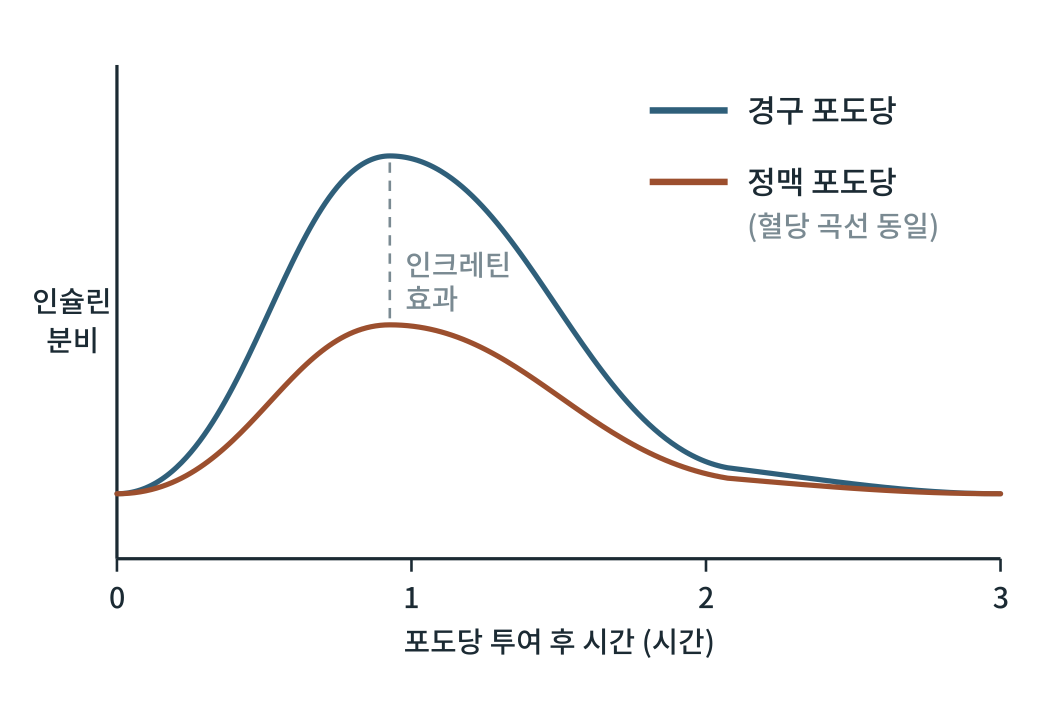
#> input picture obese2/figures2/out/그림19-1.png, 2079 x 1403 px (shown at 1/2 size)
$ python fig19-1.py
#> lines starting #> are read from the running program, lines starting #| are printed output that depends on the picture
### obese2/figures/scripts/figlib.py
# -*- coding: utf-8 -*-
"""생물·의학 대중서 그림 생성 라이브러리 (좌표 명시 SVG) — biofig_kit (원본: 「인삼과 암치유」 2026-09)

좌표계: viewBox 폭 800, 출력 폭 120mm  →  1단위 = 0.15mm = 0.425pt
  · 글자 최소 22단위(≈9.4pt).  book1.md 기준(700폭에서 18 = 8.2pt)보다 엄격하다.
  · 제목 26 이상, 수치 강조 28 이상 권장.
모든 글자의 예상 경계상자를 기록해 두었다가 save() 때
  ① 글자↔글자 겹침  ② 캔버스 밖 넘침  ③ 상자 넘침(tbox)  ④ 글자 위에 나중에 그린 불투명 도형
을 검사해 WARN에 쌓는다.  report()가 0건이어야 완성이다.

색 규칙(책 전체 통일, 흑백 인쇄에서도 명도 차로 구분):
  정상세포·일반구조 = BLUE 계열,  암세포 = WARM 계열,  면역세포 = GREEN 계열,
  인삼·진세노사이드 = GOLD 계열,  보조선·주석 = GRAY
"""
import os, math

UNIT_PT = 120.0 / 800 * 72 / 25.4
MIN_FS = 22
FONT = "'Noto Sans CJK KR',sans-serif"

INK    = '#1b2a33'
BLUE   = '#2f5f7a'; LBLUE = '#dbe7ee'; FILL = '#eef3f6'
GRAY   = '#7a8a92'; LGRAY = '#f2f4f5'; MGRAY = '#c9d1d5'
WARM   = '#9c4f2e'; LWARM = '#f3e3da'; MWARM = '#d9a48a'
GREEN  = '#3b6a4f'; LGREEN = '#e1ede5'; MGREEN = '#9cc0a9'
GOLD   = '#8a6a2c'; LGOLD = '#f3ead6'; MGOLD = '#d6bd84'
WHITE  = '#ffffff'

WARN = []


def _w(s, fs):
    """문자열 렌더링 폭 추정(단위). 한글·한자=1.0em, 영문·숫자=0.58em, 좁은 기호=0.32em"""
    t = 0.0
    for c in s:
        o = ord(c)
        if o > 0x1100 and not (0x2000 <= o <= 0x206f):
            t += 1.0
        elif c == ' ':
            t += 0.32
        elif c in 'ilj.,·|()[]:;\'"!':
            t += 0.32
        elif c in 'mwMW':
            t += 0.85
        else:
            t += 0.58
    return t * fs


def _ov(a, b):
    ix = min(a[2], b[2]) - max(a[0], b[0])
    iy = min(a[3], b[3]) - max(a[1], b[1])
    if ix <= 0 or iy <= 0:
        return 0.0
    sa = (a[2] - a[0]) * (a[3] - a[1]); sb = (b[2] - b[0]) * (b[3] - b[1])
    return ix * iy / max(1e-6, min(sa, sb))


class Fig:
    def __init__(self, name, h, w=800):
        self.name, self.w, self.h = name, w, h
        self.parts = []
        self.texts = []      # (box, s, order)
        self.shapes = []     # (box, order)  불투명 도형
        self.order = 0
        self.minfs = 999

    def _add(self, svg, box=None, opaque=False):
        self.parts.append(svg)
        if box and opaque:
            self.shapes.append((box, self.order))
        self.order += 1

    # ── 기본 도형 ──────────────────────────────────────────────
    # [17 lines left out: functions rect, circle, ellipse, not called in this run]

    def line(self, x1, y1, x2, y2, stroke=GRAY, sw=2, dash=None):
        d = f' stroke-dasharray="{dash}"' if dash else ''
        self._add(f'<line x1="{x1}" y1="{y1}" x2="{x2}" y2="{y2}" stroke="{stroke}" stroke-width="{sw}"{d}/>')

    def path(self, d, stroke=BLUE, sw=2.5, fill='none', dash=None, opacity=1):
        da = f' stroke-dasharray="{dash}"' if dash else ''
        op = f' opacity="{opacity}"' if opacity != 1 else ''
        self._add(f'<path d="{d}" fill="{fill}" stroke="{stroke}" stroke-width="{sw}" '
                  f'stroke-linejoin="round" stroke-linecap="round"{da}{op}/>')

    # [4 lines left out: function poly, not called in this run]

    def raw(self, svg):
        """직접 작성한 SVG 조각(겹침 검사 대상 아님 — 글자는 반드시 text()로 넣을 것)"""
        self._add(svg)

    def text(self, x, y, s, fs=24, weight=400, anchor='middle', color=INK, italic=False, check=True):
        if fs < MIN_FS:
            WARN.append(f'{self.name}: 글자 크기 {fs} < {MIN_FS} «{s[:20]}»')
            fs = MIN_FS
        self.minfs = min(self.minfs, fs)
        it = ' font-style="italic"' if italic else ''
        esc = s.replace('&', '&amp;').replace('<', '&lt;').replace('>', '&gt;')
        w = _w(s, fs)
        x0 = x - w / 2 if anchor == 'middle' else (x - w if anchor == 'end' else x)
        box = (x0, y - fs * 0.80, x0 + w, y + fs * 0.18)
        if check:
            self.texts.append((box, s, self.order))
        self._add(f'<text x="{x}" y="{y}" font-family="{FONT}" font-size="{fs}" font-weight="{weight}" '
                  f'text-anchor="{anchor}" fill="{color}"{it}>{esc}</text>')
        return box

    # [83 lines left out: functions lines, arrow, carrow, inhibit, tbox, callout and 3 more, not called in this run]

    # ── 저장 ──────────────────────────────────────────────────
    def _check(self):
        T = self.texts
        for i in range(len(T)):
            for j in range(i + 1, len(T)):
                r = _ov(T[i][0], T[j][0])
                if r > 0.06:
                    WARN.append(f'{self.name}: 글자 겹침 {r:.0%} «{T[i][1][:16]}» ↔ «{T[j][1][:16]}»')
        for box, s, o in T:
            if box[0] < 2 or box[2] > self.w - 2 or box[1] < 2 or box[3] > self.h - 2:
                WARN.append(f'{self.name}: 캔버스 넘침 «{s[:20]}» x{box[0]:.0f}~{box[2]:.0f} y{box[1]:.0f}~{box[3]:.0f}')
            for sb, so in self.shapes:
                if so > o and _ov(box, sb) > 0.25:
                    WARN.append(f'{self.name}: 글자가 나중 도형에 가려짐 «{s[:20]}»')

    def save(self, outdir):
        self._check()
        mm_h = self.h / self.w * 120
        svg = (f'<svg xmlns="http://www.w3.org/2000/svg" viewBox="0 0 {self.w} {self.h}" '
               f'width="120mm" height="{mm_h:.1f}mm">'
               f'<rect x="0" y="0" width="{self.w}" height="{self.h}" fill="#ffffff"/>'
               + ''.join(self.parts) + '</svg>')
        os.makedirs(outdir, exist_ok=True)
        open(os.path.join(outdir, self.name), 'w', encoding='utf-8').write(svg)
        return self.name, self.minfs * UNIT_PT


# [18 lines left out: functions point_in_poly, contain, not called in this run]


def report(prefix=''):
    W = [w for w in WARN if w.startswith(prefix)] if prefix else WARN
    if W:
        print(f'⚠ 경고 {len(W)}건:')
        for w in W:
            print('  ', w)
    else:
        print('✓ 겹침·넘침·글자크기 경고 0건')
    return len(W)

### obese2/figures2/scripts/fig19-1.py
# -*- coding: utf-8 -*-
import os, sys
sys.path.insert(0, os.path.dirname(os.path.abspath(__file__)))
import figlib as F
from figlib import Fig, INK, BLUE, LBLUE, GRAY, WARM, LWARM, GREEN, LGREEN, GOLD, LGOLD
here = os.path.dirname(os.path.abspath(__file__)); OUT = os.path.join(here, "..", "svg")
f = Fig('fig19-1.svg', 540)
x0, x1, yb, yt = 90, 770, 430, 50
f.line(x0, yb, x1, yb, INK, 2.5); f.line(x0, yb, x0, yt, INK, 2.5)
for h in range(0, 4):
    x = x0 + (x1 - x0) * h / 3
    f.line(x, yb, x, yb + 10, INK, 2); f.text(x, yb + 38, str(h), 22, 'normal', 'middle')
f.text((x0 + x1) / 2, yb + 72, '포도당 투여 후 시간 (시간)', 22, 'normal', 'middle')
f.text(55, 240, '인슐린', 22, 'normal', 'middle'); f.text(55, 270, '분비', 22, 'normal', 'middle')
base = 380
# oral: large; IV: small (same plasma glucose)
oral = f'M {x0} {base} C 190 {base} 220 120 300 120 C 400 120 450 {base-40} 560 {base-20} C 640 {base-10} 700 {base} {x1} {base}'
iv = f'M {x0} {base} C 190 {base} 220 250 300 250 C 400 250 450 {base-30} 560 {base-12} C 640 {base-5} 700 {base} {x1} {base}'
f.path(oral, BLUE, 4); f.path(iv, WARM, 4)
f.line(500, 85, 560, 85, BLUE, 5); f.text(575, 94, '경구 포도당', 24, 'normal', 'start')
f.line(500, 140, 560, 140, WARM, 5); f.text(575, 149, '정맥 포도당', 24, 'normal', 'start')
f.text(575, 182, '(혈당 곡선 동일)', 22, 'normal', 'start', GRAY)
f.line(300, 125, 300, 245, GRAY, 2, '8 6')
f.text(312, 212, '인크레틴', 22, 'normal', 'start', GRAY)
f.text(312, 238, '효과', 22, 'normal', 'start', GRAY)
print(f.save(OUT)); F.report()
import cairosvg
from PIL import Image
o = os.path.join(here, '..', 'out')
cairosvg.svg2png(url=os.path.join(OUT, 'fig19-1.svg'), write_to=os.path.join(o, '그림19-1.png'), output_width=2079, background_color='white')
#> (this line was passed over: cairosvg is not available in this run)
Image.open(os.path.join(o, '그림19-1.png')).convert('L').save(os.path.join(o, '그림19-1-흑백.png'))
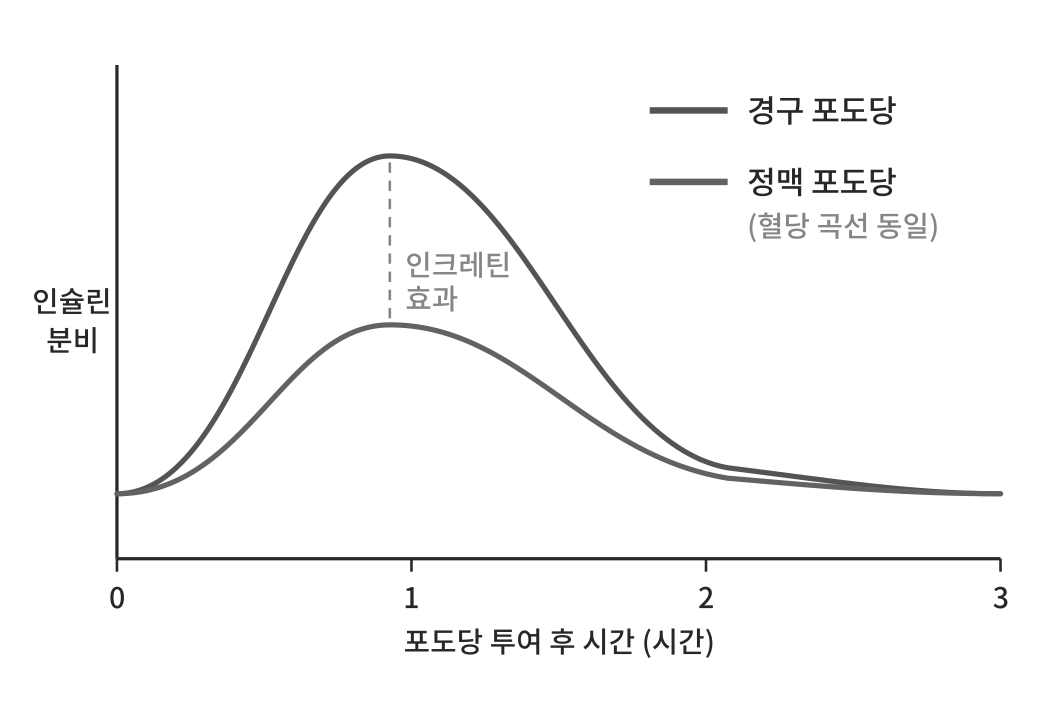
#> saved as 그림19-1-흑백.png: PIL image 2079x1403 L (shown at 1/2 size); min 39, max 255, mean 248.6

$ run again, with obese2/figures2/out/그림1-1.png copied over obese2/figures2/out/그림19-1.png
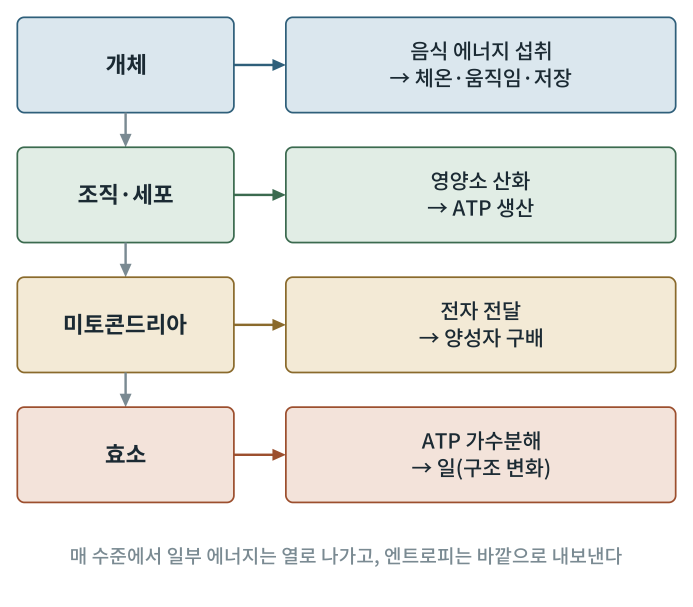
#> input picture obese2/figures2/out/그림1-1.png, 2079 x 1819 px (shown at 1/3 size)
#> `Image.open(os.path.join(o, '그림19-1.png')).convert('L').save(os.path.jo..`:
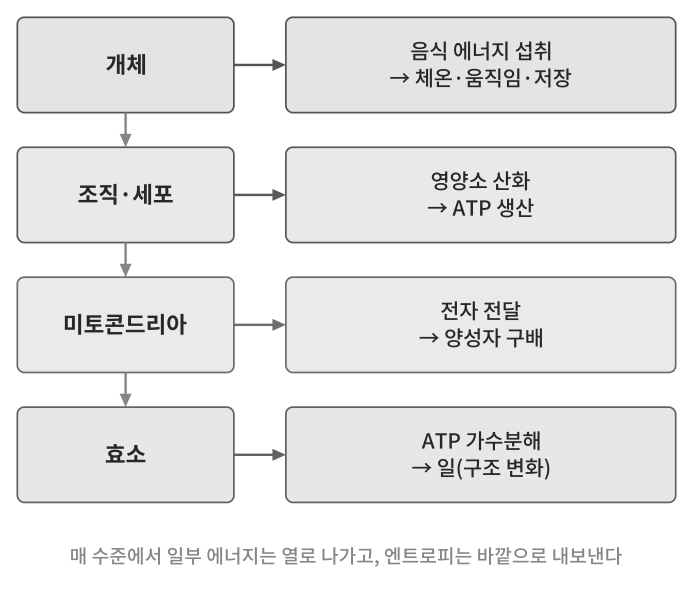
#> saved as 그림19-1-흑백.png: PIL image 2079x1819 L (shown at 1/3 size); min 39, max 255, mean 233.6

$ run again, with obese2/figures2/out/그림10-1.png copied over obese2/figures2/out/그림19-1.png
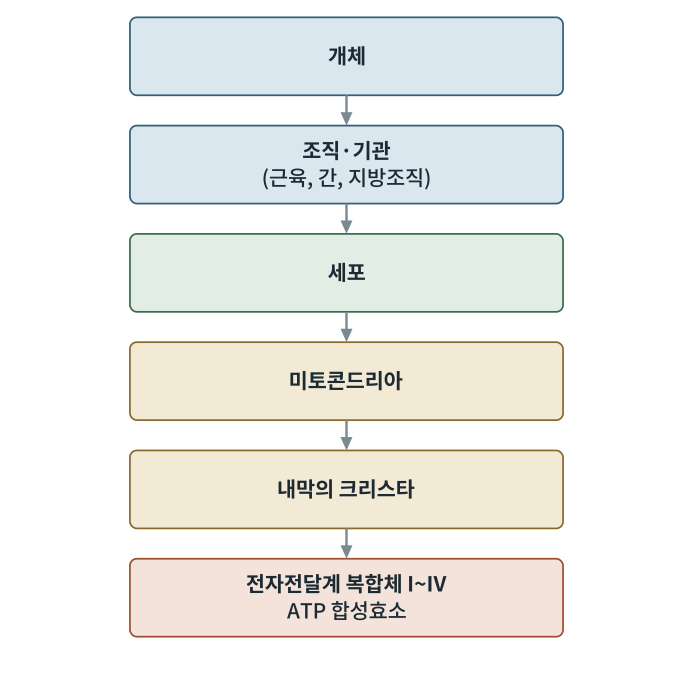
#> input picture obese2/figures2/out/그림10-1.png, 2079 x 2053 px (shown at 1/3 size)
#> `Image.open(os.path.join(o, '그림19-1.png')).convert('L').save(os.path.jo..`:
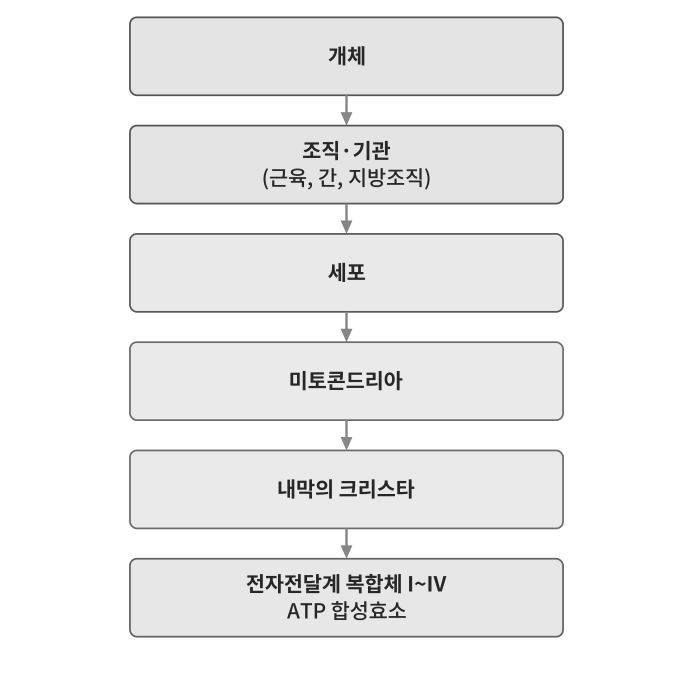
#> saved as 그림19-1-흑백.png: PIL image 2079x2053 L (shown at 1/3 size); min 39, max 255, mean 239.1

$ run again, with obese2/figures2/out/그림10-2.png copied over obese2/figures2/out/그림19-1.png
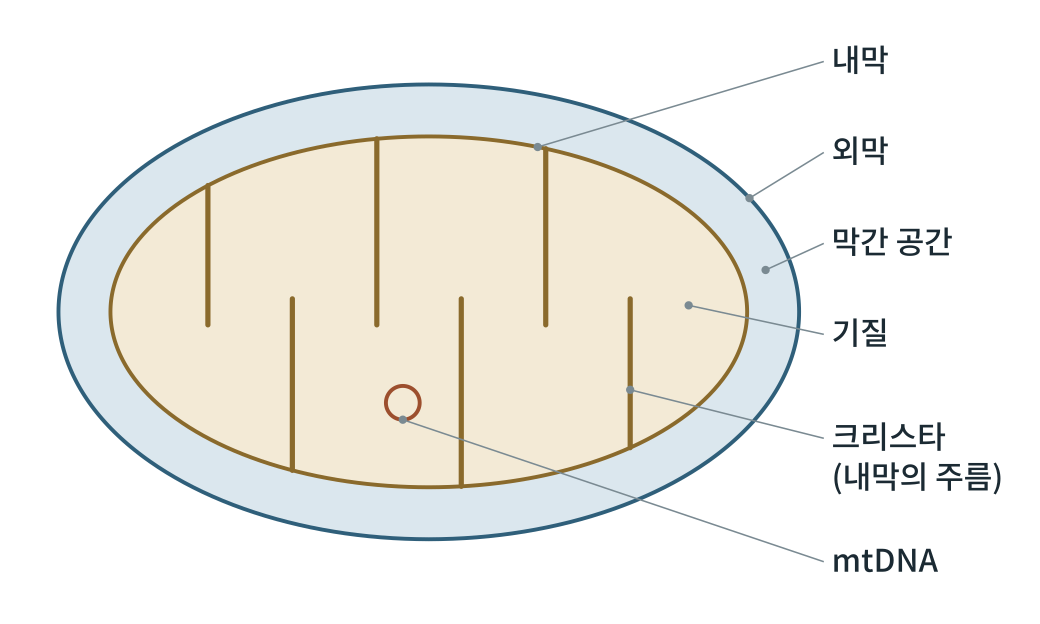
#> input picture obese2/figures2/out/그림10-2.png, 2079 x 1247 px (shown at 1/2 size)
#> `Image.open(os.path.join(o, '그림19-1.png')).convert('L').save(os.path.jo..`:
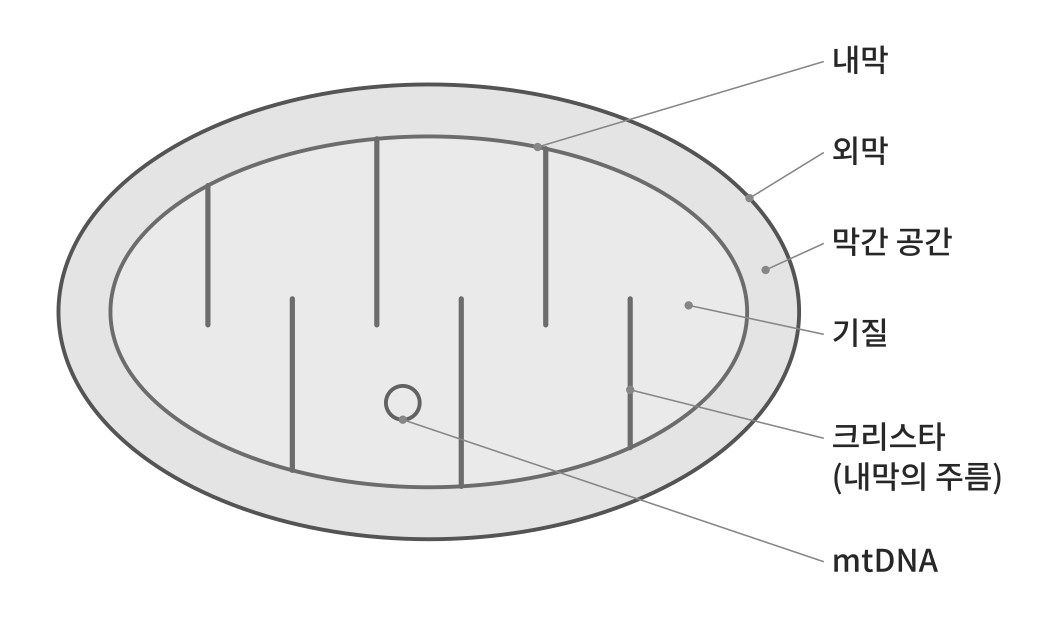
#> saved as 그림19-1-흑백.png: PIL image 2079x1247 L (shown at 1/2 size); min 39, max 255, mean 239.2
